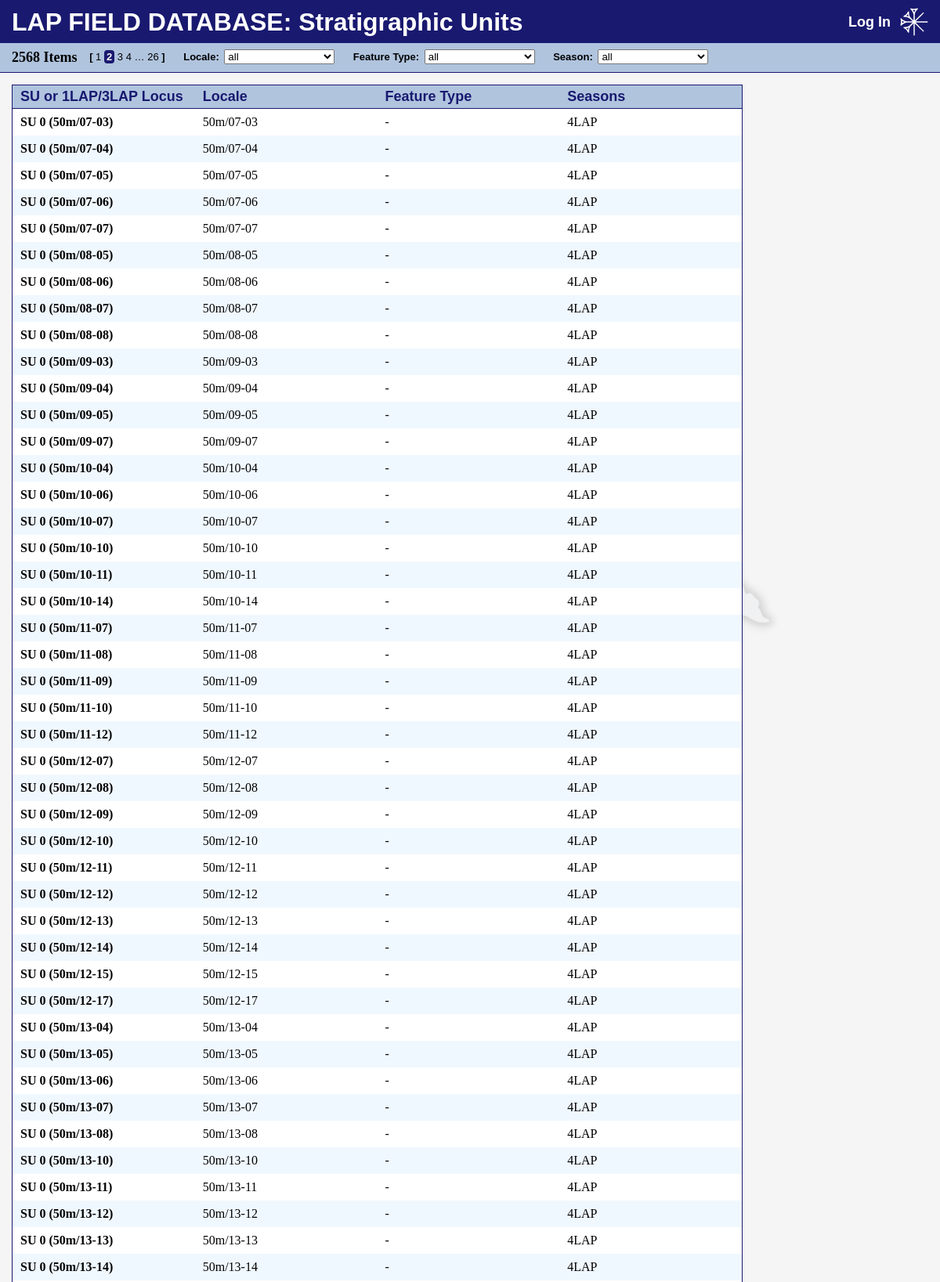
Screenshot of /sus/?p=2 (upper part) with the database file from the repository.
### contexts/models.py (models this page shows, shortened)
class SU(models.Model):
    number = models.IntegerField(
        null=True,
        verbose_name="SU Number",
        validators=[MinValueValidator(0)],
    )
    locus = models.CharField(
        max_length=10,
        null=True,
        blank=True,
        verbose_name="1LAP/3LAP Locus",
    )
    locale = models.ForeignKey(
        Locale,
        on_delete=models.PROTECT,
        related_name="sus",
        null=False,
    )
    seasons = models.ManyToManyField(
        Season,
        default=Season.objects.last().pk,  # type: ignore
    )
    dateassigned = models.DateField(
        null=False,
        default=timezone.now,
        verbose_name="Date Assigned",
    )
    recordedby = models.ForeignKey(
        CustomUser,
        null=False,
        on_delete=models.PROTECT,
        verbose_name="Recorded By",
    )
    elevationtop = models.CharField(
        max_length=50,
        null=True,
        blank=True,
        verbose_name="Elevation (top)",
    )
    elevationbottom = models.CharField(
        max_length=50,
        null=True,
        blank=True,
        verbose_name="Elevation (bottom)",
    )
    color = models.CharField(
        max_length=50,
        null=True,
        blank=True,
    )
    composition = models.CharField(
        max_length=50,
        null=True,
        blank=True,
    )
    texture = models.CharField(
        max_length=50,
        null=True,
        blank=True,
    )
    inclusions = models.CharField(
        max_length=50,
        null=True,
        blank=True,
    )
    dimensions = models.CharField(
        max_length=50,
        null=True,
        blank=True,
    )
    sameas = models.CharField(
        max_length=50,
        null=True,
        blank=True,
        verbose_name="Same As",
    )
    coveredby = models.CharField(
        max_length=50,
        null=True,
        blank=True,
        verbose_name="Covered By",
    )
    covers = models.CharField(
        max_length=50,
        null=True,
        blank=True,
    )
    cutby = models.CharField(
        max_length=50,
        null=True,
        blank=True,
        verbose_name="Cut By",
    )
    abuts = models.CharField(
        max_length=50,
        null=True,
        blank=True,
    )
    cuts = models.CharField(
        max_length=50,
        null=True,
        blank=True,
    )
    filledby = models.CharField(
        max_length=50,
        null=True,
        blank=True,
        verbose_name="Filled By",
    )
    fills = models.CharField(
        max_length=50,
        null=True,
        blank=True,
    )
    prefix = models.ForeignKey(
        SUPrefix,
        on_delete=models.PROTECT,
        null=True,
        blank=True,
        related_name="SUs",
        verbose_name="Feature Type",
    )
    description = models.TextField(
        null=True,
        blank=True,
    )
    interpretation = models.TextField(
        null=True,
        blank=True,
    )
    notes = models.TextField(
        null=True,
        blank=True,
    )
    architecturalfeatures = models.CharField(
        max_length=100,
        null=True,
        blank=True,
        verbose_name="Architectural Features",
    )
    architecturaltechnique = models.CharField(
        max_length=100,
        null=True,
        blank=True,
        verbose_name="Architectural Technique",
    )
    photogrammetrynumbers = models.CharField(
        max_length=200,
        null=True,
        blank=True,
        verbose_name="Photogrammetry Numbers",
    )
    photos = models.CharField(
        max_length=200,
        null=True,
        blank=True,
    )
    voided = models.BooleanField(
        null=False,
        default=False,
    )
    tracing = models.FileField(
        upload_to="uploads/sus/tracings/",
        null=True,
        blank=True,
    )
    tracing_onscreen = AdvanceThumbnailField(
        source_field="tracing",  # type: ignore
        upload_to="uploads/sus/tracings/onscreen/",
        size=(310, 310),  # type: ignore
        null=True,
        blank=True,
    )
    tracing_pdf = AdvanceThumbnailField(
        source_field="tracing",  # type: ignore
        upload_to="uploads/sus/tracings/pdf/",
        size=(600, 600),  # type: ignore
        null=True,
        blank=True,
    )
    worldfile = models.FileField(
        storage=FileSystemStorage(location="/tmp/"),
        max_length=200,
        null=True,
        blank=True,
        verbose_name="World File",
    )
    worldfile_contents = models.TextField(
        null=True,
        blank=True,
    )
    class Meta:
        db_table = "lap_sus"
        verbose_name_plural = "SUs"
        ordering = [
            F("number").asc(nulls_first=True),
            "locus",
            "locale",
        ]
        constraints = [
            models.UniqueConstraint(
                "number",
                name="unique_su_number",
                violation_error_message="This number already exists.",
            ),
            models.UniqueConstraint(
                Lower("locus"),
                name="unique_su_locus",
                violation_error_message="This locus already exists.",
            ),
        ]
    def __str__(self):
        if str(self.locus).startswith("Wall"):  # special case for a handful of contexts that were named "Wall n"
            return self.locus
        elif self.locus:
            return f"Locus {self.locus}"
        elif self.prefix and self.number:
            return f"SU {self.prefix.prefix}.{self.number}"
        elif self.number is None:
            return f"SU 0 ({self.locale})"
        else:
            return f"SU {self.number}"

class Locale(models.Model):
    METHOD_CHOICES = [
        ("Excavation", "Excavation"),
        ("Scraping", "Scraping"),
        ("Survey", "Survey"),
        ("Surface Find", "Surface Find"),
    ]
    name = models.CharField(
        max_length=100,
        null=False,
    )
    area = models.ForeignKey(
        Area,
        on_delete=models.PROTECT,
        related_name="locales",
        null=False,
    )
    method = models.CharField(
        max_length=20,
        choices=METHOD_CHOICES,
        null=False,
    )
    notes = models.TextField(
        null=True,
        blank=True,
    )
    class Meta:
        db_table = "lap_locales"
        constraints = [
            models.UniqueConstraint(
                Lower("name"),
                name="unique_locale_name",
                violation_error_message="This name already exists.",
            ),
        ]
        ordering = [
            "name",
        ]
    def __str__(self):
        return self.name

### lapinfo/models.py (models this page shows, shortened)
class Season(models.Model):
    TIME_OF_YEAR_CHOICES = [
        ("Winter", "Winter"),
        ("Spring", "Spring"),
        ("Summer", "Summer"),
        ("Fall", "Fall"),
    ]
    name = models.CharField(
        max_length=5,
        null=False,
    )
    year = models.IntegerField(
        default=int(timezone.now().year),
        null=False,
        validators=[MinValueValidator(2019), MaxValueValidator(2030)],
    )  # type: ignore
    timeofyear = models.CharField(
        max_length=6,
        choices=TIME_OF_YEAR_CHOICES,
        null=False,
        verbose_name="Time of Year",
    )
    class Meta:
        db_table = "lap_seasons"
        verbose_name_plural = "Seasons"
        ordering = ["id"]
        constraints = [
            models.UniqueConstraint(
                Lower("name"),
                name="unique_season_name",
                violation_error_message="This name already exists.",
            )
        ]
    def __str__(self):
        return self.name

### contexts/views/lists.py (the view)
# urls.py: path("sus/", lists.sus_list),
def sus_list(request):
    unfiltered_items = SU.objects.prefetch_related(
        Prefetch(
            "seasons",
            queryset=Season.objects.all(),
            to_attr="seasons_list",
        )
    )
    params, paramstring = _build_params(request, ["locale", "type", "season"])
    filtered_items = unfiltered_items
    if locale := params["locale"]:
        filtered_items = [item for item in filtered_items if item.locale_id == int(locale)]  # type: ignore
    if type := params["type"]:
        filtered_items = [item for item in filtered_items if item.prefix_id == int(type)]  # type: ignore
    if season := params["season"]:
        refiltered_items = []
        for each_item in filtered_items:
            seasons = []
            for each_season in each_item.seasons_list:  # type: ignore
                seasons.append(each_season.id)
            if int(season) in seasons:
                refiltered_items.append(each_item)
        filtered_items = refiltered_items
    p = Paginator(filtered_items, ITEMSPERPAGE)
    if pagenum := request.GET.get("p"):
        pagenum = int(pagenum) if int(pagenum) <= p.num_pages else p.num_pages
    else:
        pagenum = 1
    context = {
        "view": "list",
        "title": "Stratigraphic Units",
        "newitemlink": "/su/new/",
        "count": p.count,
        "pages": p.get_elided_page_range(pagenum, on_each_side=2, on_ends=1),  # type: ignore
        "all_items": p.page(pagenum),
        "params": paramstring,
        "form": SUFilters(initial=params),
    }
    return render(
        request,
        "contexts/sus_list.html",
        context,
    )

### contexts/forms.py
class SUFilters(forms.Form):
    locale = forms.ModelChoiceField(
        label="Locale",
        empty_label="all",
        queryset=Locale.objects.all().order_by(F("name")[0:6], "id"),  # type: ignore
        widget=forms.Select(attrs={"onchange": "submitCleanURL(this.form)"}),
    )
    type = forms.ModelChoiceField(
        label="Feature Type",
        empty_label="all",
        queryset=SUPrefix.objects.all(),
        widget=forms.Select(attrs={"onchange": "submitCleanURL(this.form)"}),
    )
    season = forms.ModelChoiceField(
        label="Season",
        empty_label="all",
        queryset=Season.objects.all(),
        widget=forms.Select(attrs={"onchange": "submitCleanURL(this.form)"}),
    )

### contexts/models.py (called while the page is built)
    def __str__(self):
        return self.feature

### contexts/views/lists.py (called while the page is built)
def _build_params(request, params):
    paramdict = {}
    for each_param in params:
        paramdict[each_param] = request.GET.get(each_param)
    paramlist = []
    for key, val in paramdict.items():
        if val:
            paramlist.append(f"{key}={val}")
    paramstring = ""
    if paramlist:
        paramstring = f"&{'&'.join(paramlist)}"
    return paramdict, paramstring

### contexts/templates/contexts/sus_list.html (shortened to what this page needs)
{% extends "base.html" %}
{% block filters %}
{{ form.as_p }}
{% endblock %}
{% block content %}
<dl>
    <dt style="grid-template-columns: repeat(4, 1fr);">
        <div>SU or 1LAP/3LAP Locus</div>
        <div>Locale</div>
        <div>Feature Type</div>
        <div>Seasons</div>
    </dt>
    {% for item in all_items %}
    <dd {% if item.voided %}class="voided"{% endif %} style="grid-template-columns: repeat(4, 1fr);"  onclick="window.open('/su/{{ item.id }}', '_self')">
        <div>{{ item }}</div>
        <div>{{ item.locale }}</div>
        <div>{{ item.prefix|default:"-" }}</div>
        <div>{{ item.seasons_list|join:", " }}</div>
    </dd>
    {% endfor %}
</dl>
{% endblock %}

### static/base.css (style rules this page uses)
* { margin: 0; padding: 0; }
body { background-color: whitesmoke; font-family: 'Times New Roman', Times, serif; min-width: 1150px; }

### static/lists.css (style rules this page uses)
dl { margin-top: 15px; margin-left: 15px; width: max-content; border-style: solid; border-width: 1px; border-color: midnightblue; background-color: white; z-index: 0; }
dt { display: grid; font-size: large; font-weight: bold; font-family: Helvetica, Arial, sans-serif; color: midnightblue; background-color: lightsteelblue; border-bottom-style: solid; border-width: 1px; border-color: midnightblue; column-rule: 1px solid; }
dd { display: grid; }
dd[onclick] { cursor: pointer; }
dt>div, dd>div { padding-left: 10px; padding-right: 15px; }
dt>div { padding-top: 4px; padding-bottom: 4px; }
dd>div { padding-top: 8px; padding-bottom: 8px; }
dd:nth-child(odd) { background-color: aliceblue; }
dd>div:first-child { font-weight: bold; }
#filters label { margin-left: 20px; font-weight: bold; }
#filters p { display: inline; }
#filters select { margin-left: 3px; width: 20ex; }

### rows the page displays
SU: locus+prefix+number "SU 0 (50m/07-03)", locale "50m/07-03", prefix "-", seasons_list "4LAP"
SU: locus+prefix+number "SU 0 (50m/07-04)", locale "50m/07-04", prefix "-", seasons_list "4LAP"
SU: locus+prefix+number "SU 0 (50m/07-05)", locale "50m/07-05", prefix "-", seasons_list "4LAP"
SU: locus+prefix+number "SU 0 (50m/07-06)", locale "50m/07-06", prefix "-", seasons_list "4LAP"
SU: locus+prefix+number "SU 0 (50m/07-07)", locale "50m/07-07", prefix "-", seasons_list "4LAP"
SU: locus+prefix+number "SU 0 (50m/08-05)", locale "50m/08-05", prefix "-", seasons_list "4LAP"
SU: locus+prefix+number "SU 0 (50m/08-06)", locale "50m/08-06", prefix "-", seasons_list "4LAP"
SU: locus+prefix+number "SU 0 (50m/08-07)", locale "50m/08-07", prefix "-", seasons_list "4LAP"
SU: locus+prefix+number "SU 0 (50m/08-08)", locale "50m/08-08", prefix "-", seasons_list "4LAP"
SU: locus+prefix+number "SU 0 (50m/09-03)", locale "50m/09-03", prefix "-", seasons_list "4LAP"
SU: locus+prefix+number "SU 0 (50m/09-04)", locale "50m/09-04", prefix "-", seasons_list "4LAP"
SU: locus+prefix+number "SU 0 (50m/09-05)", locale "50m/09-05", prefix "-", seasons_list "4LAP"
SU: locus+prefix+number "SU 0 (50m/09-07)", locale "50m/09-07", prefix "-", seasons_list "4LAP"
SU: locus+prefix+number "SU 0 (50m/10-04)", locale "50m/10-04", prefix "-", seasons_list "4LAP"
SU: locus+prefix+number "SU 0 (50m/10-06)", locale "50m/10-06", prefix "-", seasons_list "4LAP"
SU: locus+prefix+number "SU 0 (50m/10-07)", locale "50m/10-07", prefix "-", seasons_list "4LAP"
SU: locus+prefix+number "SU 0 (50m/10-10)", locale "50m/10-10", prefix "-", seasons_list "4LAP"
SU: locus+prefix+number "SU 0 (50m/10-11)", locale "50m/10-11", prefix "-", seasons_list "4LAP"
SU: locus+prefix+number "SU 0 (50m/10-14)", locale "50m/10-14", prefix "-", seasons_list "4LAP"
SU: locus+prefix+number "SU 0 (50m/11-07)", locale "50m/11-07", prefix "-", seasons_list "4LAP"
SU: locus+prefix+number "SU 0 (50m/11-08)", locale "50m/11-08", prefix "-", seasons_list "4LAP"
SU: locus+prefix+number "SU 0 (50m/11-09)", locale "50m/11-09", prefix "-", seasons_list "4LAP"
SU: locus+prefix+number "SU 0 (50m/11-10)", locale "50m/11-10", prefix "-", seasons_list "4LAP"
SU: locus+prefix+number "SU 0 (50m/11-12)", locale "50m/11-12", prefix "-", seasons_list "4LAP"
SU: locus+prefix+number "SU 0 (50m/12-07)", locale "50m/12-07", prefix "-", seasons_list "4LAP"
SU: locus+prefix+number "SU 0 (50m/12-08)", locale "50m/12-08", prefix "-", seasons_list "4LAP"
SU: locus+prefix+number "SU 0 (50m/12-09)", locale "50m/12-09", prefix "-", seasons_list "4LAP"
SU: locus+prefix+number "SU 0 (50m/12-10)", locale "50m/12-10", prefix "-", seasons_list "4LAP"
SU: locus+prefix+number "SU 0 (50m/12-11)", locale "50m/12-11", prefix "-", seasons_list "4LAP"
SU: locus+prefix+number "SU 0 (50m/12-12)", locale "50m/12-12", prefix "-", seasons_list "4LAP"
SU: locus+prefix+number "SU 0 (50m/12-13)", locale "50m/12-13", prefix "-", seasons_list "4LAP"
SU: locus+prefix+number "SU 0 (50m/12-14)", locale "50m/12-14", prefix "-", seasons_list "4LAP"
SU: locus+prefix+number "SU 0 (50m/12-15)", locale "50m/12-15", prefix "-", seasons_list "4LAP"
SU: locus+prefix+number "SU 0 (50m/12-17)", locale "50m/12-17", prefix "-", seasons_list "4LAP"
SU: locus+prefix+number "SU 0 (50m/13-04)", locale "50m/13-04", prefix "-", seasons_list "4LAP"
SU: locus+prefix+number "SU 0 (50m/13-05)", locale "50m/13-05", prefix "-", seasons_list "4LAP"
SU: locus+prefix+number "SU 0 (50m/13-06)", locale "50m/13-06", prefix "-", seasons_list "4LAP"
SU: locus+prefix+number "SU 0 (50m/13-07)", locale "50m/13-07", prefix "-", seasons_list "4LAP"
SU: locus+prefix+number "SU 0 (50m/13-08)", locale "50m/13-08", prefix "-", seasons_list "4LAP"
SU: locus+prefix+number "SU 0 (50m/13-10)", locale "50m/13-10", prefix "-", seasons_list "4LAP"
SU: locus+prefix+number "SU 0 (50m/13-11)", locale "50m/13-11", prefix "-", seasons_list "4LAP"
SU: locus+prefix+number "SU 0 (50m/13-12)", locale "50m/13-12", prefix "-", seasons_list "4LAP"
SU: locus+prefix+number "SU 0 (50m/13-13)", locale "50m/13-13", prefix "-", seasons_list "4LAP"
SU: locus+prefix+number "SU 0 (50m/13-14)", locale "50m/13-14", prefix "-", seasons_list "4LAP"

### other values shown
{{ title }} "Stratigraphic Units"
{{ count }} "2568"
{{ pagenum }} "1" "3" "4" "26"
{{ pagenum }} "2"
